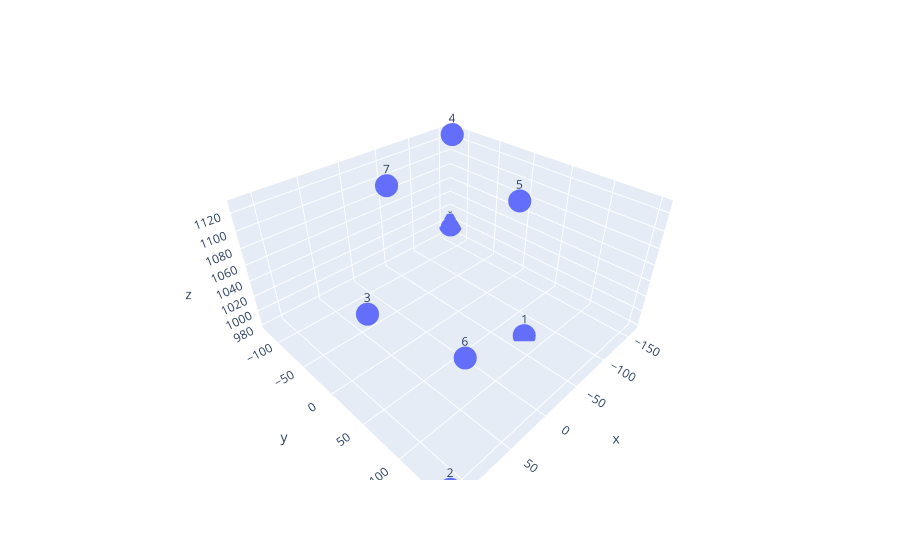

Notebook cell for this chart:
### Code cell
import plotly.express as px

fig = px.scatter_3d(x=data[:, 0], y=data[:, 1], z=data[:, 2], text=range(8))
fig.show()

### Figure 1 — Plotly figure (JSON) as saved in the notebook; plotly's stock layout.template omitted (floating-point values rounded to 4 significant figures)
{"data": [{"hovertemplate": "x=%{x}<br>y=%{y}<br>z=%{z}<br>text=%{text}<extra></extra>", "legendgroup": "", "marker": {"color": "#636efa", "symbol": "circle"}, "mode": "markers+text", "name": "", "scene": "scene", "showlegend": false, "text": [0, 1, 2, 3, 4, 5, 6, 7], "type": "scatter3d", "x": [-160.8, -67.2, 115.1, 37.06, -158.2, -75.27, 95.15, -6.876], "y": [-124.1, 81.67, 151.5, -55.73, -118.4, 54.17, 145.8, -60.73], "z": [993.9, 979.6, 980.4, 990.0, 1127.0, 1129.0, 1107.0, 1128.0]}], "layout": {"legend": {"tracegroupgap": 0}, "margin": {"t": 60}, "scene": {"domain": {"x": [0, 1], "y": [0, 1]}, "xaxis": {"title": {"text": "x"}}, "yaxis": {"title": {"text": "y"}}, "zaxis": {"title": {"text": "z"}}}}}
